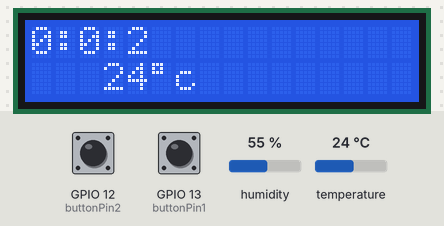
A sketch run on a simulated ESP32. On the bench: 16×2 character LCD. The test bench sets the inputs (shaded band); at power-on: GPIO 12 (buttonPin2) HIGH, temperature 24 °C, GPIO 13 (buttonPin1) HIGH, humidity 55 %. What the sketch prints to the serial monitor is not drawn.

Above: at 1.2 s.
1.3 s: GPIO 12 (buttonPin2) pulled LOW for 1 s
6.0 s: temperature set to 12 °C
At 8.5 s:
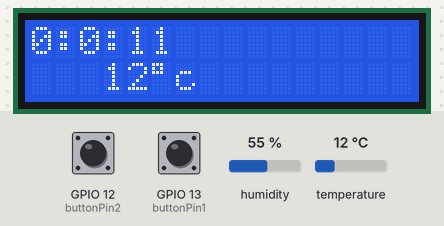
8.7 s: GPIO 13 (buttonPin1) pulled LOW for 1 s
11.2 s: GPIO 12 (buttonPin2) pulled LOW for 1 s
At 13.1 s:
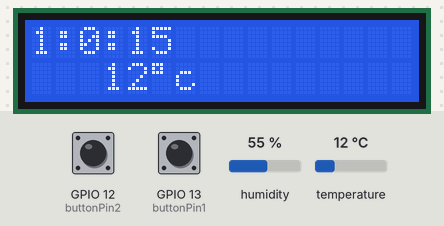
14.8 s: temperature set to 19 °C
At 15.6 s:
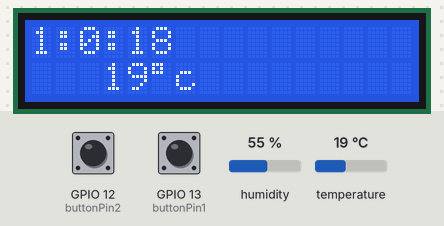
16.4 s: temperature set to 28 °C
At 17.3 s:
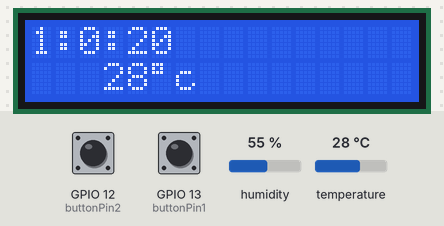
Timing chart, 0 to 19.1 s (numbered marks = the images above; inputs shaded):
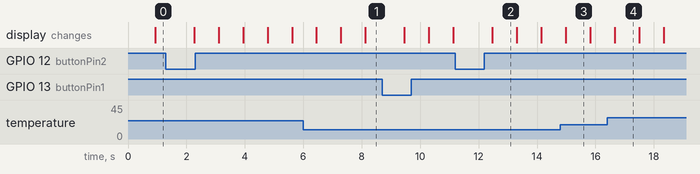

The sketch:

lab3.ino
```cpp
#include <LiquidCrystal_I2C.h>
#include <Wire.h>
#include <SimpleDHT.h>


#define I2C_SDA 17
#define I2C_SCL 18

LiquidCrystal_I2C lcd(0x27, 16, 2); // set the LCD address to 0x27 for a 16 chars and 2 line display

int pinDHT11 = 9;
SimpleDHT11 dht11(pinDHT11);

int buttonPin1 = 13; // set hour, minutes, seconds
int buttonPin2 = 12; // increase value


int status = 0; // 0 = hour, 1 = minute, 2 = second
int hour = 0, minute = 0, second = 0;

void setup() {
  // setting I2C
  Wire.begin(I2C_SDA, I2C_SCL);
  lcd.init(); // initialize the lcd
  lcd.backlight(); // turn on backlight.
  // Note. lcd.noBacklight() means turn off.

  // setting button pin
  Serial.begin(9600);
  pinMode(buttonPin1, INPUT);
  pinMode(buttonPin2, INPUT);
  digitalWrite(buttonPin1, HIGH);
  digitalWrite(buttonPin2, HIGH);
}

void loop() {
  // First part: temperature & humidity
  byte temperature = 0;
  byte humidity = 0;
  int err = SimpleDHTErrSuccess;
  if ((err = dht11.read(pinDHT11, &temperature, &humidity, NULL)) != SimpleDHTErrSuccess) {
    Serial.print("Read DHT11 failed, err=");
    Serial.println(err);
    delay(1000);
    return;
  }


  // Second part: reading button input
  if(digitalRead(buttonPin1) == LOW)
  {
    status += 1;
    Serial.print("buttonPin1(status) = ");
    Serial.println(status);
    if(status == 3)
      status = 0;
    delay(500);
  }
  if(digitalRead(buttonPin2) == LOW)
  {
    if(status == 1)
    {
      hour += 1;
      Serial.print("buttonPin1(hour) = ");
      Serial.println(hour);
    }
    else if(status == 2)
    {
      minute += 1;
      Serial.print("buttonPin1(minute) = ");
      Serial.println(minute);
    }
    else if(status == 0)
    {
      second += 1;
      Serial.print("buttonPin1(second) = ");
      Serial.println(second);
    }
    delay(500);
  }
  second += 1;
  if(second == 60)
  {
    second = 0;
    minute += 1;
  }
  if(minute == 60)
  {
    minute = 0;
    hour += 1;
  }


  // Third part: Show info on the sreen
  lcd.clear(); // Clears the LCD screen
  lcd.setCursor(0,0);
  lcd.print(hour);
  lcd.print(":");
  lcd.print(minute);
  lcd.print(":");
  lcd.print(second);
  lcd.setCursor(3,1);
  lcd.print((int) temperature);
  lcd.write(B11011111);
  lcd.print("c");
  delay(800);
}
```

Measured:
- what the display in image 2 shows lasts 0.8 s, from 12.5 s to 13.3 s
